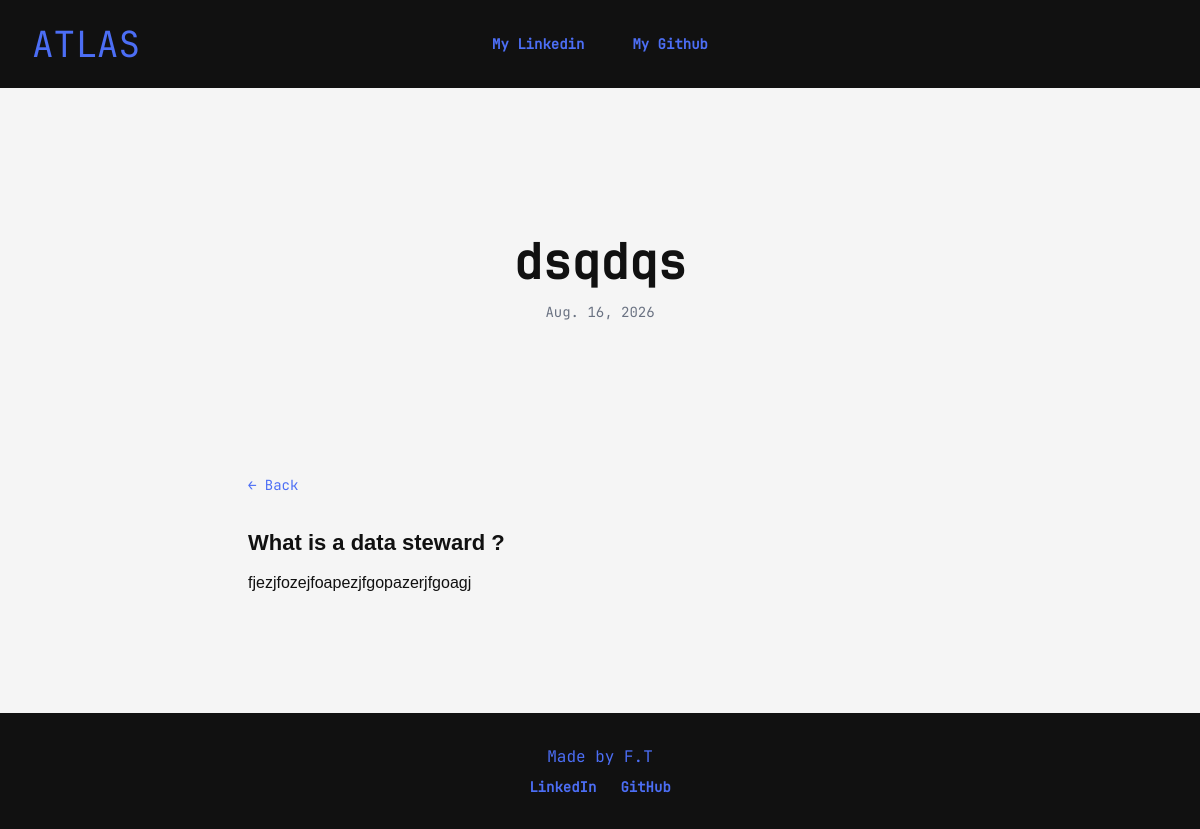
The page /article/sqdqsdw/ on the database its author committed.
### webapp/models.py (models this page shows, shortened)
class Post(models.Model):
    title = models.CharField(max_length=300,null=False)
    slug = models.SlugField(unique=True,null=False)
    content = HTMLField()
    published_date = models.DateField()
    tags = models.ManyToManyField(Tag, related_name="tags", blank=True)

### webapp/views.py (the view)
# urls.py: path('article/<slug:slug>/', views.article, name='article'),
def article(request, slug):
    post = get_object_or_404(Post, slug=slug)
    return render(request, 'article.html', {'post': post})

### webapp/templates/article.html (shortened to what this page needs)
{% extends "base.html" %}
{% block content %}
<section>
    <div class="hero-section flex flex-col w-screen bg-white-brand font-display items-center justify-center text-center h-96 px-6">
        <h1 class="text-dark-brand text-5xl font-semibold">{{ post.title }}</h1>
        <p class="mt-4 text-sm text-gray-500">{{ post.published_date }}</p>
    </div>
</section>
<section class="bg-white-brand">
    <div class="mx-auto max-w-3xl px-6 pb-24 lg:px-8">
        <a href="{% url 'home' %}" class="font-display text-sm text-blue-brand hover:underline">&larr; Back</a>
        <div class="article-content font-ibm mt-8 text-dark-brand">
            {{ post.content|safe }}
        </div>
    </div>
</section>
{% endblock %}

### rows shown on the page
Post: title "dsqdqs", published_date "Aug. 16, 2026", content "What is a data steward ? fjezjfozejfoapezjfgopazerjfgoagj"
